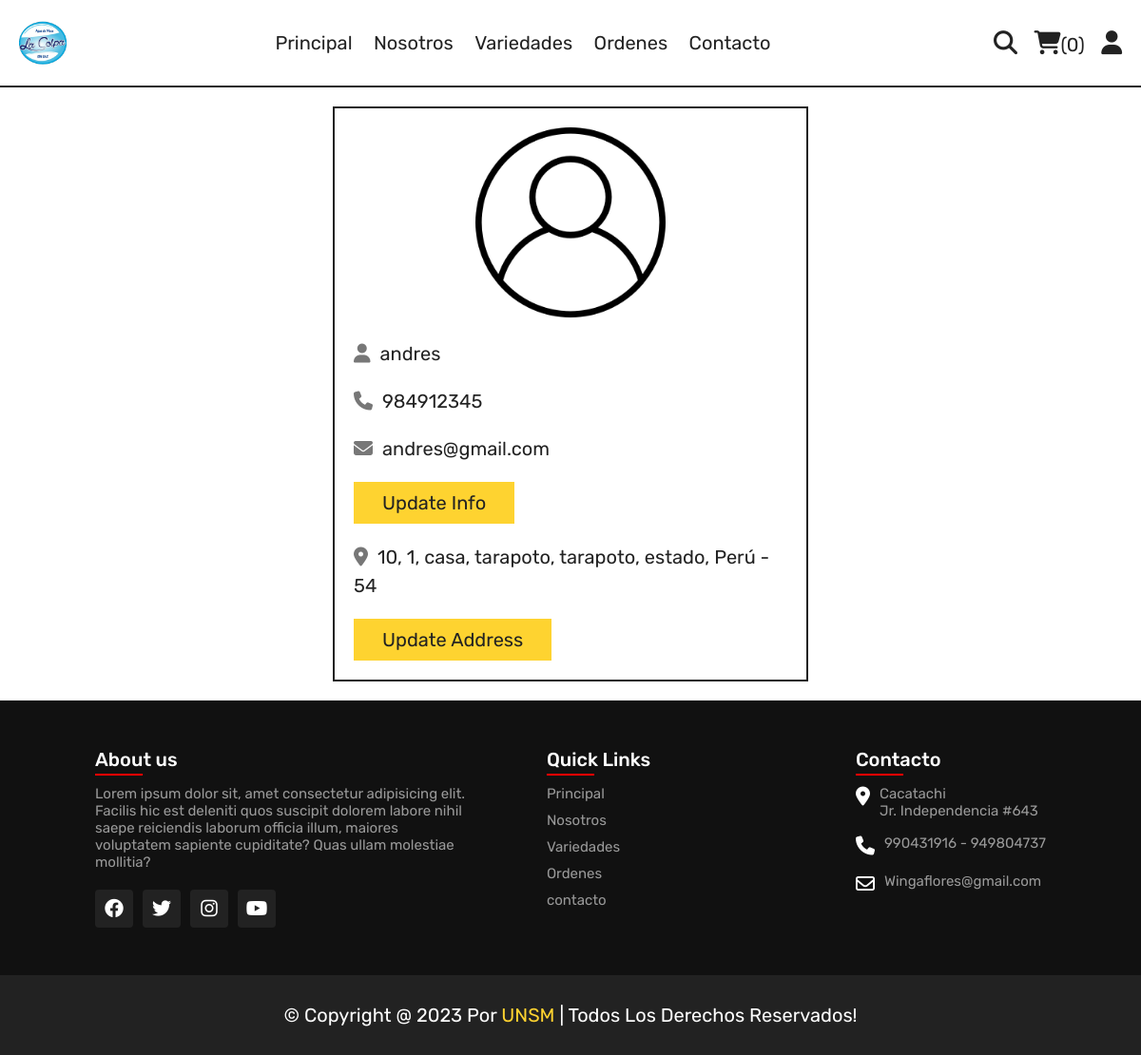
The app's page /profile.php (signed in) with its own data.
### tables this page shows
CREATE TABLE `users` (
  `id` int(100) NOT NULL,
  `name` varchar(20) NOT NULL,
  `email` varchar(50) NOT NULL,
  `number` varchar(10) NOT NULL,
  `password` varchar(50) NOT NULL,
  `address` varchar(500) NOT NULL
);

### profile.php (the view, shortened to what this page needs)
<?php
include 'components/connect.php';
?>
<!DOCTYPE html>
<html lang="en">
<head>
  <link rel="stylesheet" href="https://cdnjs.cloudflare.com/ajax/libs/font-awesome/6.1.1/css/all.min.css">
  <link rel="stylesheet" href="css/style.css">
</head>
<body>
  <?php include 'components/user_header.php'; ?>
  <section class="user-details">
    <div class="user">
      <img src="images/user-icon.png" alt="">
      <p><i class="fas fa-user"></i><span><span><?= $fetch_profile['name']; ?></span></span></p>
      <p><i class="fas fa-phone"></i><span><?= $fetch_profile['number']; ?></span></p>
      <p><i class="fas fa-envelope"></i><span><?= $fetch_profile['email']; ?></span></p>
      <a href="update_profile.php" class="btn">update info</a>
      <p class="address"><i class="fas fa-map-marker-alt"></i><span><?php if ($fetch_profile['address'] == '') {
                                                                      echo 'please enter your address';
                                                                    } else {
                                                                      echo $fetch_profile['address'];
                                                                    } ?></span></p>
      <a href="update_address.php" class="btn">update address</a>
    </div>
  </section>
  <?php include 'components/footer.php'; ?>
</body>
</html>

### css/style.css (style rules this page uses)
:root { --yellow:#fed330; --red:#e74c3c; --white:#fff; --black:#222; --light-color:#777; --border:.2rem solid var(--black); }
* { font-family: 'Rubik', sans-serif; margin:0; padding:0; box-sizing: border-box; outline: none; border: none; text-decoration: none; }
html { font-size: 62.5%; overflow-x: hidden; scroll-behavior: smooth; stop-opacity: 7rem; }
section { margin:0 auto; max-width: 1200px; padding:2rem; }
.btn, .delete-btn { margin-top: 1rem; display: inline-block; font-size: 2rem; padding:1rem 3rem; cursor: pointer; text-transform: capitalize; transition: .2s linear; }
.btn { background-color: var(--yellow); color:var(--black); }
.user-details .user { max-width: 50rem; margin:0 auto; border:var(--border); padding:2rem; }
.user-details .user img { width: 100%; height: 20rem; object-fit: contain; margin-bottom: 1rem; }
.user-details .user p { padding:1rem 0; line-height: 1.5; font-size: 2rem; }
.user-details .user p span { color:var(--black); }
.user-details .user p i { margin-right: 1rem; color:var(--light-color); }
.user-details .user .address { margin-top: 1rem; }

### records on screen
users: name "andres", number "984912345", email "andres@gmail.com", address "10, 1, casa, tarapoto, tarapoto, estado, Perú - 54"

### other values on screen
$total_cart_items "0"
